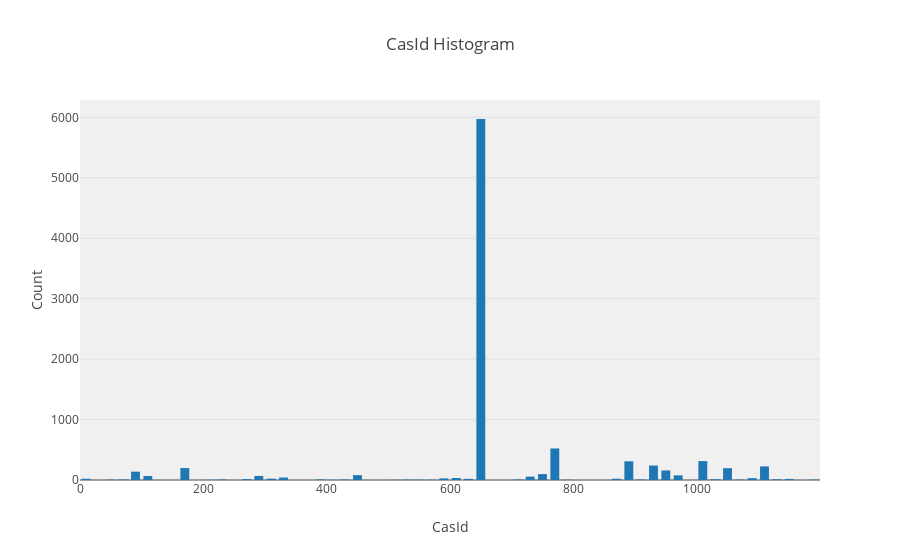

The code cell stored with this chart in its notebook:
### Markdown cell above
### 3.1. Histograms

### Code cell
# Let's plot a histogram of CASID_COLUMN
data_plot = [go.Histogram(x=data_aggregated[CASID_COLUMN].values)]

layout = go.Layout(
    title='CasId Histogram',
    xaxis=dict(
        title='CasId'
    ),
    yaxis=dict(
        title='Count'
    ),
    bargap=0.2,
    bargroupgap=0.1,
    plot_bgcolor='rgba(240,240,240, 0.95)'
)

fig = go.Figure(data=data_plot, layout=layout)
offline.iplot(fig, filename='casid_basic_histogram')

### Figure 1 — Plotly figure (JSON) as saved in the notebook; plotly's stock layout.template omitted (floating-point values rounded to 4 significant figures; data arrays with more than 128 entries replaced by an {"elided": "..."} marker saying what was removed)
{"data": [{"type": "histogram", "uid": "91f2adef-5c51-4300-8014-8201bc423761", "x": {"elided": "9085 int values"}}], "layout": {"bargap": 0.2, "bargroupgap": 0.1, "plot_bgcolor": "rgba(240,240,240, 0.95)", "title": {"text": "CasId Histogram"}, "xaxis": {"title": {"text": "CasId"}}, "yaxis": {"title": {"text": "Count"}}}}
